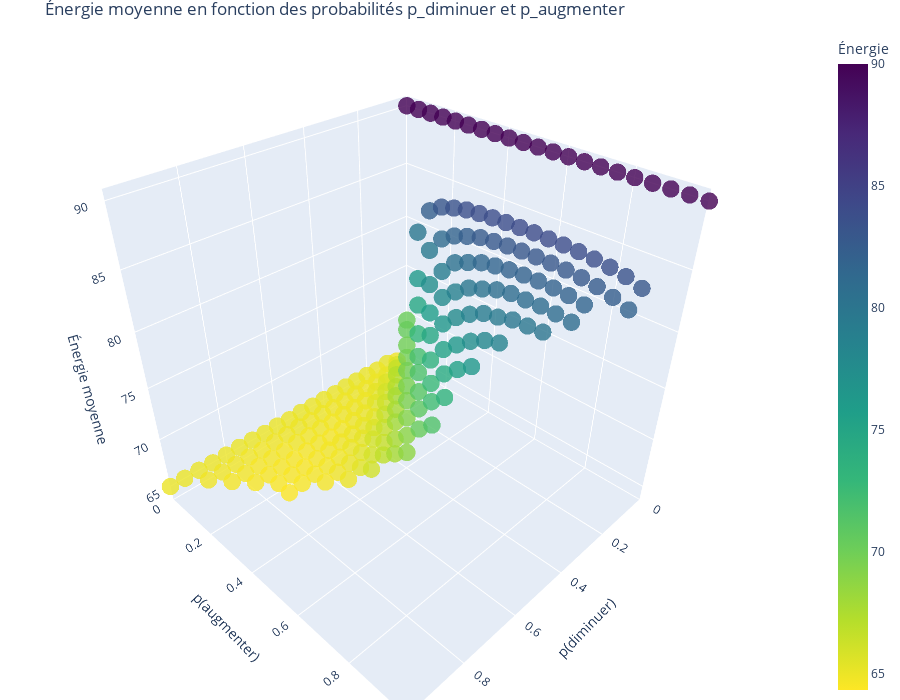
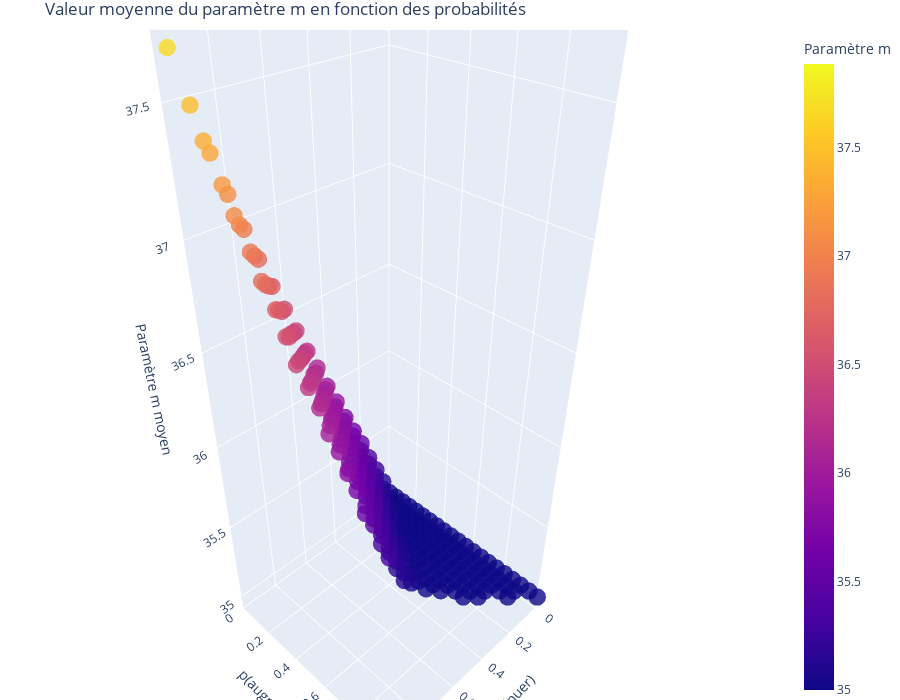
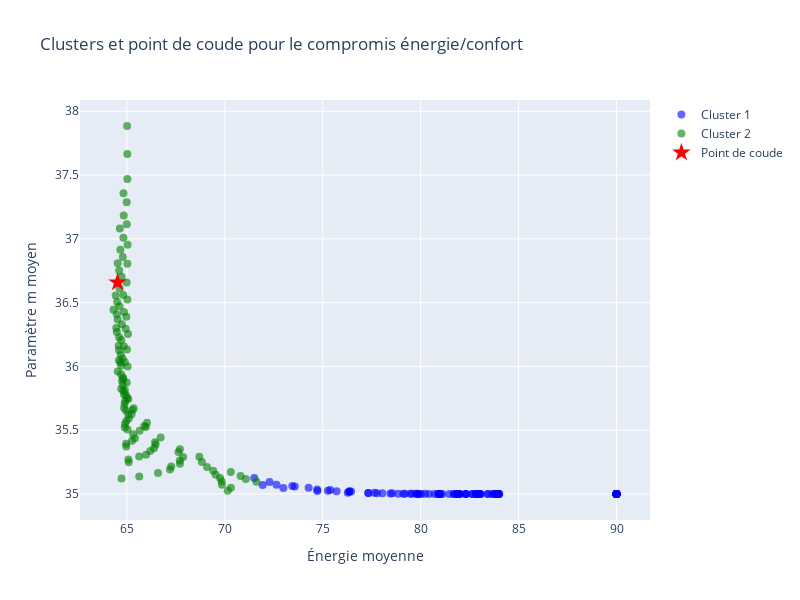

Notebook source saved alongside these figures, in order:
### Code cell
experience_1()

### Figure 1 — Plotly figure (JSON) as saved in the notebook; plotly's stock layout.template omitted (floating-point values rounded to 4 significant figures; data arrays with more than 128 entries replaced by an {"elided": "..."} marker saying what was removed)
{"data": [{"hovertemplate": "<b>p_dim</b>: %{x:.2f}<br><b>p_aug</b>: %{y:.2f}<br><b>Énergie</b>: %{z:.2f}<br>%{text}<extra></extra>", "marker": {"color": {"elided": "218 float values"}, "colorbar": {"title": {"text": "Énergie"}}, "colorscale": [[0, "#fde725"], [0.1111, "#b5de2b"], [0.2222, "#6ece58"], [0.3333, "#35b779"], [0.4444, "#1f9e89"], [0.5556, "#26828e"], [0.6667, "#31688e"], [0.7778, "#3e4989"], [0.8889, "#482878"], [1, "#440154"]], "opacity": 0.8, "size": 6}, "mode": "markers", "text": {"elided": "218 str values"}, "type": "scatter3d", "x": {"elided": "218 float values"}, "y": {"elided": "218 float values"}, "z": {"elided": "218 float values"}}], "layout": {"height": 700, "margin": {"b": 0, "l": 0, "r": 0, "t": 30}, "scene": {"xaxis": {"range": [0, 1], "title": {"text": "p(diminuer)"}}, "yaxis": {"range": [0, 1], "title": {"text": "p(augmenter)"}}, "zaxis": {"title": {"text": "Énergie moyenne"}}}, "title": {"text": "Énergie moyenne en fonction des probabilités p_diminuer et p_augmenter"}, "width": 900}}

### Figure 2 — Plotly figure (JSON) as saved in the notebook; plotly's stock layout.template omitted (floating-point values rounded to 4 significant figures; data arrays with more than 128 entries replaced by an {"elided": "..."} marker saying what was removed)
{"data": [{"hovertemplate": "<b>p_dim</b>: %{x:.2f}<br><b>p_aug</b>: %{y:.2f}<br><b>Paramètre m</b>: %{z:.2f}<br>%{text}<extra></extra>", "marker": {"color": {"elided": "218 float values"}, "colorbar": {"title": {"text": "Paramètre m"}}, "colorscale": [[0, "#0d0887"], [0.1111, "#46039f"], [0.2222, "#7201a8"], [0.3333, "#9c179e"], [0.4444, "#bd3786"], [0.5556, "#d8576b"], [0.6667, "#ed7953"], [0.7778, "#fb9f3a"], [0.8889, "#fdca26"], [1, "#f0f921"]], "opacity": 0.8, "size": 6}, "mode": "markers", "text": {"elided": "218 str values"}, "type": "scatter3d", "x": {"elided": "218 float values"}, "y": {"elided": "218 float values"}, "z": {"elided": "218 float values"}}], "layout": {"height": 700, "margin": {"b": 0, "l": 0, "r": 0, "t": 30}, "scene": {"xaxis": {"range": [0, 1], "title": {"text": "p(diminuer)"}}, "yaxis": {"range": [0, 1], "title": {"text": "p(augmenter)"}}, "zaxis": {"title": {"text": "Paramètre m moyen"}}}, "title": {"text": "Valeur moyenne du paramètre m en fonction des probabilités"}, "width": 900}}

### Figure 3 — Plotly figure (JSON) as saved in the notebook; plotly's stock layout.template omitted (floating-point values rounded to 4 significant figures)
{"data": [{"marker": {"color": "blue", "opacity": 0.6, "size": 8}, "mode": "markers", "name": "Cluster 1", "type": "scatter", "x": [90, 90, 90, 90, 90, 90, 90, 90, 90, 90, 90, 90, 90, 90, 90, 90, 90, 90, 90, 90, 90, 79.84, 82.31, 83.08, 83.42, 83.7, 83.82, 83.91, 83.95, 83.99, 84.02, 83.99, 83.97, 83.91, 83.81, 83.67, 83.44, 83.05, 76.28, 79.55, 81.11, 81.85, 82.29, 82.66, 82.81, 82.91, 82.96, 82.98, 82.97, 82.91, 82.82, 82.63, 82.31, 81.88, 74.73, 77.32, 79.12, 80.43, 80.96, 81.46, 81.7, 81.89, 81.96, 82.0, 81.97, 81.9, 81.7, 72.99, 75.71, 77.77, 78.85, 79.75, 80.23, 80.71, 80.95, 80.97, 81.02, 80.96, 80.86, 71.94, 74.72, 76.45, 77.65, 78.54, 79.21, 79.48, 79.84, 79.93, 80.03, 73.57, 75.26, 76.36, 77.33, 78.04, 78.46, 72.64, 74.28, 75.39, 76.35, 72.29, 73.45, 71.5], "y": [35.0, 35.0, 35.0, 35.0, 35.0, 35.0, 35.0, 35.0, 35.0, 35.0, 35.0, 35.0, 35.0, 35.0, 35.0, 35.0, 35.0, 35.0, 35.0, 35.0, 35.0, 35.0, 35.0, 35.0, 35.0, 35.0, 35.0, 35.0, 35.0, 35.0, 35.0, 35.0, 35.0, 35.0, 35.0, 35.0, 35.0, 35.0, 35.01, 35.0, 35.0, 35.0, 35.0, 35.0, 35.0, 35.0, 35.0, 35.0, 35.0, 35.0, 35.0, 35.0, 35.0, 35.0, 35.02, 35.01, 35.0, 35.0, 35.0, 35.0, 35.0, 35.0, 35.0, 35.0, 35.0, 35.0, 35.0, 35.05, 35.02, 35.01, 35.0, 35.0, 35.0, 35.0, 35.0, 35.0, 35.0, 35.0, 35.0, 35.07, 35.03, 35.02, 35.01, 35.01, 35.0, 35.0, 35.0, 35.0, 35.0, 35.06, 35.03, 35.02, 35.01, 35.01, 35.0, 35.07, 35.05, 35.03, 35.02, 35.09, 35.06, 35.13]}, {"marker": {"color": "green", "opacity": 0.6, "size": 8}, "mode": "markers", "name": "Cluster 2", "type": "scatter", "x": [64.73, 70.15, 65.09, 65.63, 70.31, 64.97, 65.08, 66.59, 69.85, 65.03, 64.96, 65.63, 67.2, 69.83, 65.07, 64.89, 65.26, 65.98, 67.27, 69.76, 65.08, 64.96, 64.9, 65.41, 66.19, 67.71, 69.53, 71.62, 64.99, 64.85, 64.86, 64.97, 65.32, 66.38, 67.7, 69.41, 71.08, 65.04, 64.82, 64.82, 64.88, 65.1, 65.65, 66.47, 67.87, 69.09, 70.8, 65.0, 64.9, 64.71, 64.71, 64.92, 65.24, 65.97, 66.44, 67.63, 68.83, 70.31, 65.06, 64.85, 64.78, 64.54, 64.8, 65.01, 65.29, 65.89, 66.72, 67.71, 68.7, 64.97, 64.94, 64.71, 64.69, 64.71, 64.75, 64.96, 65.34, 66.03, 65.03, 64.85, 64.75, 64.6, 64.6, 64.65, 64.8, 64.9, 64.99, 64.82, 64.62, 64.53, 64.49, 64.58, 64.6, 65.03, 64.73, 64.63, 64.5, 64.48, 64.46, 65.04, 64.79, 64.61, 64.52, 64.43, 64.32, 64.99, 64.82, 64.67, 64.53, 64.99, 64.84, 64.64, 65.03, 64.83, 65.02, 65.01], "y": [35.12, 35.03, 35.25, 35.14, 35.05, 35.37, 35.27, 35.17, 35.07, 35.51, 35.39, 35.29, 35.19, 35.1, 35.62, 35.52, 35.42, 35.31, 35.22, 35.13, 35.75, 35.65, 35.55, 35.44, 35.34, 35.24, 35.15, 35.1, 35.87, 35.78, 35.67, 35.57, 35.47, 35.36, 35.26, 35.18, 35.12, 36.0, 35.9, 35.81, 35.71, 35.59, 35.5, 35.39, 35.29, 35.21, 35.14, 36.13, 36.04, 35.94, 35.82, 35.73, 35.63, 35.52, 35.41, 35.33, 35.25, 35.17, 36.25, 36.16, 36.06, 35.96, 35.86, 35.75, 35.66, 35.53, 35.44, 35.35, 35.29, 36.39, 36.3, 36.21, 36.09, 36.01, 35.89, 35.77, 35.67, 35.56, 36.52, 36.43, 36.33, 36.23, 36.13, 36.03, 35.91, 35.81, 36.66, 36.56, 36.47, 36.37, 36.27, 36.16, 36.05, 36.8, 36.7, 36.61, 36.5, 36.41, 36.3, 36.95, 36.86, 36.75, 36.66, 36.56, 36.44, 37.11, 37.01, 36.91, 36.81, 37.29, 37.18, 37.08, 37.47, 37.36, 37.67, 37.88]}, {"marker": {"color": "red", "size": 14, "symbol": "star"}, "mode": "markers", "name": "Point de coude", "type": "scatter", "x": [64.52], "y": [36.66]}], "layout": {"height": 600, "title": {"text": "Clusters et point de coude pour le compromis énergie/confort"}, "width": 800, "xaxis": {"title": {"text": "Énergie moyenne"}}, "yaxis": {"title": {"text": "Paramètre m moyen"}}}}
